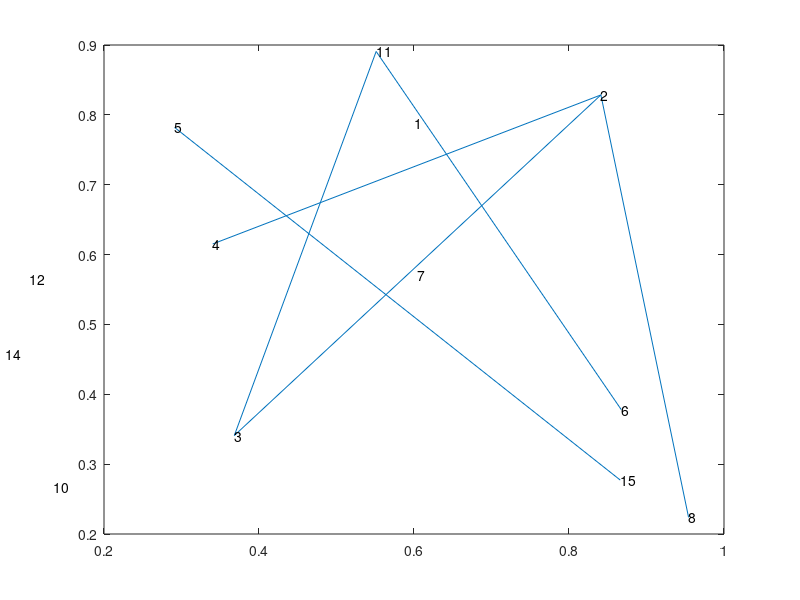

Reproduce this figure in MATLAB. (Note: this script raises an error after producing the figure.)
%Monte Carlo simulation for the Ising model
rng(1)
n=15;
%start with a small graph with n nodes
nodes=1:n;
%random edges (only show lower half). theta_{ij}=1 if (i,j) is an edge, 0
%otherwise
edges=tril(rand(n)>0.9,-1);
coords=rand(n,2);
field=zeros(1,n)*0.1;
%%
%plot the graph
gplot(edges,coords);
for i=1:n
   text(coords(i,1),coords(i,2),num2str(i)); 
end

%%
curr_config=2*(rand(1,n)>0.5)-1;
num_samples=1000;

all_configs=zeros(num_samples,n);

sampling_times = 1000;
%%
for i=1:num_samples*sampling_times
    %disp(i);
    curr_state=prob_state(curr_config,edges,field);
    %flip nodes one at a time
    newconfig=curr_config;
    flip_ix=randi(n);
    newconfig(flip_ix)=-newconfig(flip_ix);
    %%%only look at neighbours
    next_state=prob_state(newconfig,edges,field);
    acceptance=next_state/curr_state;
    if acceptance>=1
        curr_config=newconfig;
    elseif rand()<acceptance
        curr_config=newconfig;
    end
    if (mod(i,sampling_times)==0)
        disp(i);
        all_configs(i/sampling_times,:)=curr_config;
    end
end
%%
colormap('bone');
imagesc(all_configs');

%%
d=max(sum(edges));alpha=1;beta=1;h=max(field);
delta=0.5*exp(-beta*d-h);
t=(alpha^2)*(delta^(4*d+1))/(16*d*beta);
%%
recovered_edges=learnGraph(all_configs,n,t);

%%
colormap('bone');
subplot(2,2,1:2);imagesc(all_configs');title('Samples generated');
subplot(2,2,3);
gplot(edges,coords);
xlim([0,1]);
ylim([0,1]);
for i=1:n
   text(coords(i,1),coords(i,2),num2str(i)); 
end
title('Real graph');
subplot(2,2,4);
gplot(recovered_edges,coords);
xlim([0,1]);
ylim([0,1]);
for i=1:n
   text(coords(i,1),coords(i,2),num2str(i)); 
end
title('Recovered graph');